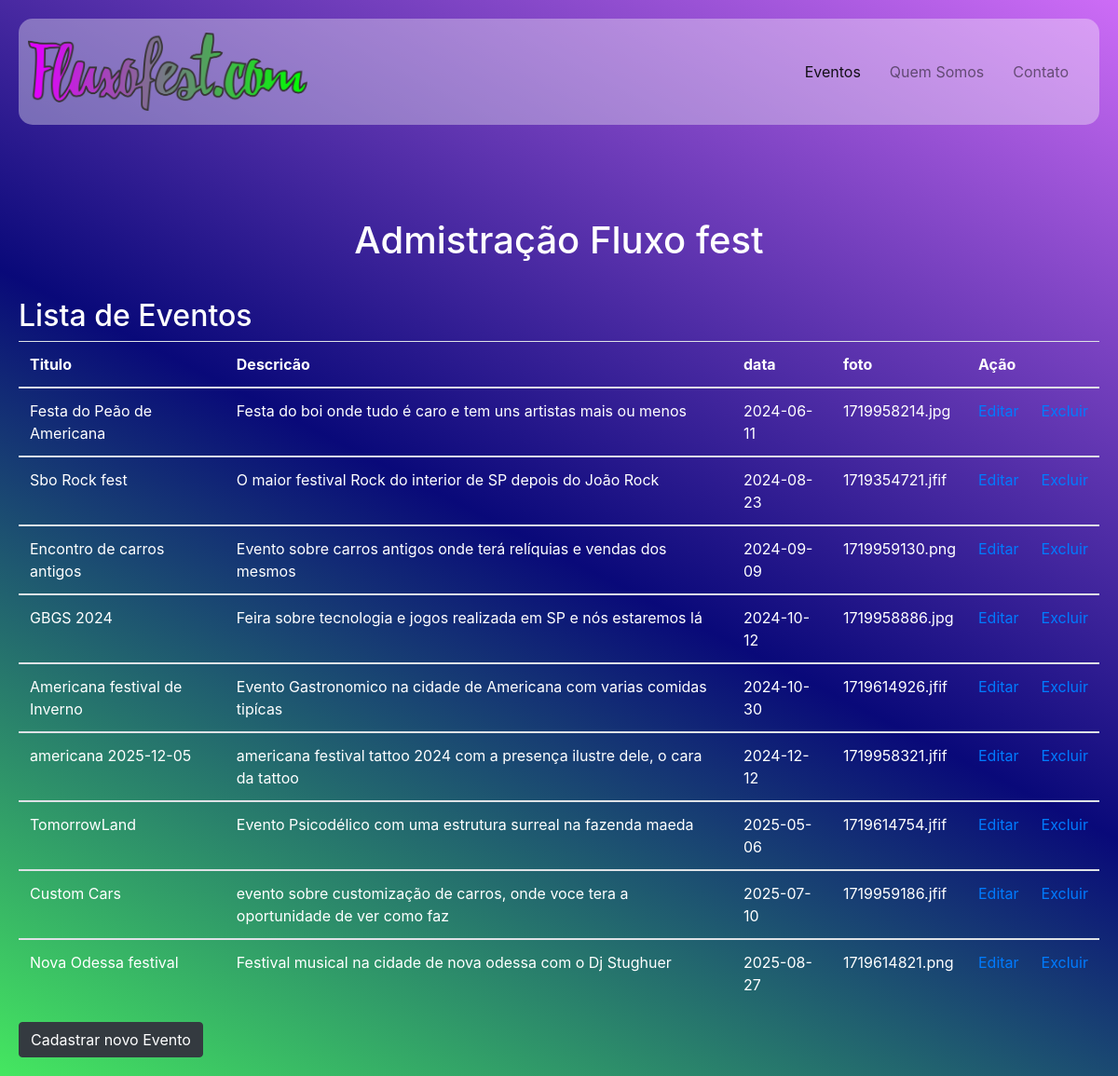
The app's page /admin.php with its own data.
### tables this page shows
CREATE TABLE `tb_eventos` (
  `id` int(11) NOT NULL,
  `titulo` varchar(50) NOT NULL,
  `data` date NOT NULL,
  `descricao` varchar(100) NOT NULL,
  `foto` varchar(1000) NOT NULL
);

### admin.php (the view, shortened to what this page needs)
<?php include "cabecalho.php" ?>
<body>
<main>
  <section class="container-admin-banner">
    <h1>Admistração Fluxo fest</h1>
  </section>
  <h2>Lista de Eventos</h2>
  <section class="container-table">
  <table class="table table-table-striped table-hover text-white">
      <thead>
        <tr>
          <th>Titulo</th>
          <th>Descricão</th>
          <th>data</th>
          <th>foto</th>
          <th colspan="3">Ação</th>
        </tr>
      </thead>
      <tbody>
      <tr>
        <?php
        include "conexao.php";
        $sql = "select * from tb_eventos order by data asc";
        $resultado = mysqli_query($conexao, $sql);
        while($umEvento = mysqli_fetch_assoc($resultado)){
        ?>
        <td><?=$umEvento['titulo'];?></td>
        <td><?=$umEvento['descricao'];?></td>
        <td><?=$umEvento['data'];?></td>
        <td><?=$umEvento['foto'];?></td>
        <td>
          <a class="botao-editar" href="editar-evento.php?id=<?=$umEvento['id']?>">Editar</a>
        </td>
        <td>
          <form>
            <a href="excluir.php?id=<?=$umEvento['id']?>" onclick="return confirm('Tem certeza que deseja excluir este produto?')" type="button" class="botao-excluir" value="Excluir">Excluir</a>
          </form>
        </td>
      </tr>
      </tbody>
      <?php } ?>
    </table>
  <a class="botao-cadastrar btn btn-dark" href="form-adicionar-evento.php">Cadastrar novo Evento</a>
  </section>
</main>
</body>
</html>

### style.css (style rules this page uses)
body { font-family: Arial, sans-serif; background-color: #f0f0f0; padding: 20px; background: rgb(205,108,246); background: linear-gradient(207deg, rgba(205,108,246,1) 0%, rgba(9,9,121,1) 51%, rgba(69,231,96,1) 100%); }
h1 { text-align: center; padding-top: 100px; padding-bottom: 30px; color:white; }
h2 { color:white; }

### cabecalho.php (style rules this page uses)
body { padding: 20px; }

### records on screen
tb_eventos: titulo "Festa do Peão de Americana", descricao "Festa do boi onde tudo é caro e tem uns artistas mais ou menos", data "2024-06-11", foto "1719958214.jpg"
tb_eventos: titulo "Sbo Rock fest", descricao "O maior festival Rock do interior de SP depois do João Rock", data "2024-08-23", foto "1719354721.jfif"
tb_eventos: titulo "Encontro de carros antigos", descricao "Evento sobre carros antigos onde terá relíquias e vendas dos mesmos", data "2024-09-09", foto "1719959130.png"
tb_eventos: titulo "GBGS 2024", descricao "Feira sobre tecnologia e jogos realizada em SP e nós estaremos lá", data "2024-10-12", foto "1719958886.jpg"
tb_eventos: titulo "Americana festival de Inverno", descricao "Evento Gastronomico na cidade de Americana com varias comidas tipícas", data "2024-10-30", foto "1719614926.jfif"
tb_eventos: titulo "americana 2025-12-05", descricao "americana festival tattoo 2024 com a presença ilustre dele, o cara da tattoo", data "2024-12-12", foto "1719958321.jfif"
tb_eventos: titulo "TomorrowLand", descricao "Evento Psicodélico com uma estrutura surreal na fazenda maeda", data "2025-05-06", foto "1719614754.jfif"
tb_eventos: titulo "Custom Cars", descricao "evento sobre customização de carros, onde voce tera a oportunidade de ver como faz", data "2025-07-10", foto "1719959186.jfif"
tb_eventos: titulo "Nova Odessa festival", descricao "Festival musical na cidade de nova odessa com o Dj Stughuer", data "2025-08-27", foto "1719614821.png"
